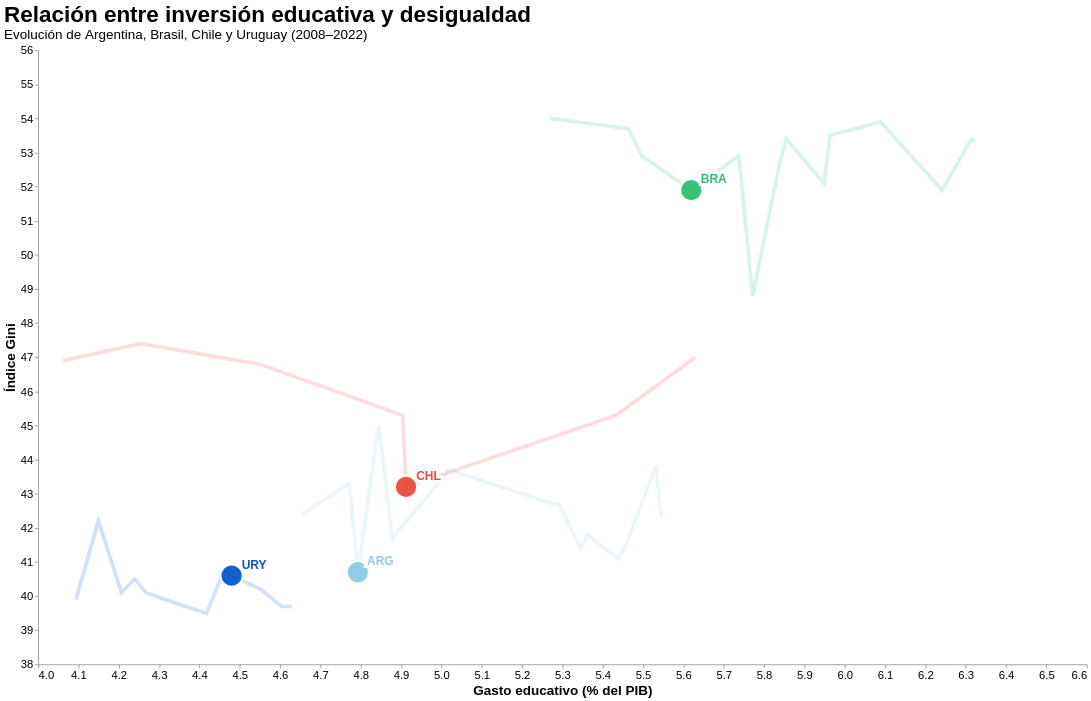

Notebook cell for this chart:
### Markdown cell above
## 5. Gráfico 2 — Relación entre inversión educativa y desigualdad

Scatter plot animado con slider de año. La trayectoria tenue muestra la evolución histórica de cada país;
el punto grande resalta la posición en el año seleccionado.

### Code cell
resultado_1 = df_resultado_1.copy()

# --- Limpieza de tipos ---
for col in ["AÑO", "GINI", "GASTO_EDUCACION"]:
    resultado_1[col] = pd.to_numeric(resultado_1[col], errors="coerce")

resultado_1 = resultado_1.dropna(subset=["AÑO", "GINI", "GASTO_EDUCACION"])

# Filtro de rango temporal para un visual más limpio
resultado_1 = resultado_1[
    (resultado_1["AÑO"] >= 2008) &
    (resultado_1["AÑO"] <= 2022)
]

colores = {
    "ARG": "#8ecae6",
    "URY": "#0A58CA",
    "BRA": "#2FBF71",
    "CHL": "#E74C3C"
}

# --- Slider interactivo de año ---
anio_slider = alt.param(
    value=2022,
    bind=alt.binding_range(min=2008, max=2022, step=1, name="Año: ")
)

base = alt.Chart(resultado_1)

# Trayectorias históricas (muy transparentes, sirven de contexto)
trayectoria = base.mark_line(
    strokeWidth=5,
    opacity=0.18
).encode(
    x=alt.X(
        "GASTO_EDUCACION:Q",
        title="Gasto educativo (% del PIB)",
        scale=alt.Scale(domain=[4, 6.5]),
        axis=alt.Axis(labelFontSize=15, titleFontSize=18, grid=False)
    ),
    y=alt.Y(
        "GINI:Q",
        title="Índice Gini",
        scale=alt.Scale(domain=[38, 56]),
        axis=alt.Axis(labelFontSize=15, titleFontSize=18, grid=False)
    ),
    color=alt.Color(
        "PAIS:N",
        scale=alt.Scale(domain=list(colores.keys()), range=list(colores.values())),
        legend=None
    ),
    detail="PAIS:N"  # línea separada por país sin necesitar color en la leyenda
)

# Punto que se mueve con el slider
puntos = base.transform_filter(
    alt.datum.AÑO == anio_slider
).mark_circle(
    size=900,
    opacity=0.95,
    stroke="white",
    strokeWidth=3
).encode(
    x="GASTO_EDUCACION:Q",
    y="GINI:Q",
    color=alt.Color(
        "PAIS:N",
        scale=alt.Scale(domain=list(colores.keys()), range=list(colores.values())),
        legend=None
    ),
    tooltip=["PAIS", "AÑO", "GINI", "GASTO_EDUCACION"]
)

# Halo blanco detrás de la etiqueta para mejorar legibilidad
texto_fondo = base.transform_filter(
    alt.datum.AÑO == anio_slider
).mark_text(
    dx=30, dy=-14,
    fontSize=16, fontWeight="bold",
    color="white", stroke="white", strokeWidth=8
).encode(x="GASTO_EDUCACION:Q", y="GINI:Q", text="PAIS:N")

# Etiqueta visible con el nombre del país
texto = base.transform_filter(
    alt.datum.AÑO == anio_slider
).mark_text(
    dx=30, dy=-14,
    fontSize=16, fontWeight="bold"
).encode(
    x="GASTO_EDUCACION:Q",
    y="GINI:Q",
    text="PAIS:N",
    color=alt.Color(
        "PAIS:N",
        scale=alt.Scale(domain=list(colores.keys()), range=list(colores.values())),
        legend=None
    )
)

# Composición final
grafico_2 = (
    trayectoria + puntos + texto_fondo + texto
).add_params(
    anio_slider
).properties(
    width=1400,
    height=820,
    title=alt.TitleParams(
        text="Relación entre inversión educativa y desigualdad",
        subtitle=["Evolución de Argentina, Brasil, Chile y Uruguay (2008–2022)"],
        anchor="start"
    )
).configure_title(
    fontSize=30,
    subtitleFontSize=18
).configure_view(
    strokeWidth=0
).interactive()

grafico_2

### Figure 1 — Vega-Lite specification as saved in the notebook (floating-point values rounded to 4 significant figures)
{"config": {"view": {"continuousWidth": 300, "continuousHeight": 300, "strokeWidth": 0}, "title": {"fontSize": 30, "subtitleFontSize": 18}}, "layer": [{"mark": {"type": "line", "opacity": 0.18, "strokeWidth": 5}, "encoding": {"color": {"field": "PAIS", "legend": null, "scale": {"domain": ["ARG", "URY", "BRA", "CHL"], "range": ["#8ecae6", "#0A58CA", "#2FBF71", "#E74C3C"]}, "type": "nominal"}, "detail": {"field": "PAIS", "type": "nominal"}, "x": {"axis": {"grid": false, "labelFontSize": 15, "titleFontSize": 18}, "field": "GASTO_EDUCACION", "scale": {"domain": [4, 6.5]}, "title": "Gasto educativo (% del PIB)", "type": "quantitative"}, "y": {"axis": {"grid": false, "labelFontSize": 15, "titleFontSize": 18}, "field": "GINI", "scale": {"domain": [38, 56]}, "title": "Índice Gini", "type": "quantitative"}}, "name": "view_279680c315d0f4e1_0"}, {"mark": {"type": "circle", "opacity": 0.95, "size": 900, "stroke": "white", "strokeWidth": 3}, "encoding": {"color": {"field": "PAIS", "legend": null, "scale": {"domain": ["ARG", "URY", "BRA", "CHL"], "range": ["#8ecae6", "#0A58CA", "#2FBF71", "#E74C3C"]}, "type": "nominal"}, "tooltip": [{"field": "PAIS", "type": "nominal"}, {"field": "AÑO", "type": "quantitative"}, {"field": "GINI", "type": "quantitative"}, {"field": "GASTO_EDUCACION", "type": "quantitative"}], "x": {"field": "GASTO_EDUCACION", "type": "quantitative"}, "y": {"field": "GINI", "type": "quantitative"}}, "transform": [{"filter": "(datum.AÑO === param_ca30c52735e8b929)"}]}, {"mark": {"type": "text", "color": "white", "dx": 30, "dy": -14, "fontSize": 16, "fontWeight": "bold", "stroke": "white", "strokeWidth": 8}, "encoding": {"text": {"field": "PAIS", "type": "nominal"}, "x": {"field": "GASTO_EDUCACION", "type": "quantitative"}, "y": {"field": "GINI", "type": "quantitative"}}, "transform": [{"filter": "(datum.AÑO === param_ca30c52735e8b929)"}]}, {"mark": {"type": "text", "dx": 30, "dy": -14, "fontSize": 16, "fontWeight": "bold"}, "encoding": {"color": {"field": "PAIS", "legend": null, "scale": {"domain": ["ARG", "URY", "BRA", "CHL"], "range": ["#8ecae6", "#0A58CA", "#2FBF71", "#E74C3C"]}, "type": "nominal"}, "text": {"field": "PAIS", "type": "nominal"}, "x": {"field": "GASTO_EDUCACION", "type": "quantitative"}, "y": {"field": "GINI", "type": "quantitative"}}, "transform": [{"filter": "(datum.AÑO === param_ca30c52735e8b929)"}]}], "data": {"name": "data-836aba8f116e16634c7878a491a7bc26"}, "height": 820, "params": [{"name": "param_ca30c52735e8b929", "bind": {"input": "range", "max": 2022, "min": 2008, "name": "Año: ", "step": 1}, "value": 2022}, {"name": "param_1e9efca18e7a2868", "select": {"type": "interval", "encodings": ["x", "y"]}, "bind": "scales", "views": ["view_279680c315d0f4e1_0"]}], "title": {"text": "Relación entre inversión educativa y desigualdad", "anchor": "start", "subtitle": ["Evolución de Argentina, Brasil, Chile y Uruguay (2008–2022)"]}, "width": 1400, "$schema": "https://vega.github.io/schema/vega-lite/v6.4.1.json", "datasets": {"data-836aba8f116e16634c7878a491a7bc26": [{"PAIS": "ARG", "AÑO": 2022, "GINI": 40.7, "GASTO_EDUCACION": 4.793}, {"PAIS": "ARG", "AÑO": 2021, "GINI": 42.4, "GASTO_EDUCACION": 4.654}, {"PAIS": "ARG", "AÑO": 2020, "GINI": 42.7, "GASTO_EDUCACION": 5.277}, {"PAIS": "ARG", "AÑO": 2019, "GINI": 43.3, "GASTO_EDUCACION": 4.772}, {"PAIS": "ARG", "AÑO": 2018, "GINI": 41.7, "GASTO_EDUCACION": 4.878}, {"PAIS": "ARG", "AÑO": 2017, "GINI": 41.4, "GASTO_EDUCACION": 5.454}, {"PAIS": "ARG", "AÑO": 2016, "GINI": 42.3, "GASTO_EDUCACION": 5.545}, {"PAIS": "ARG", "AÑO": 2014, "GINI": 41.8, "GASTO_EDUCACION": 5.361}, {"PAIS": "ARG", "AÑO": 2013, "GINI": 41.1, "GASTO_EDUCACION": 5.437}, {"PAIS": "ARG", "AÑO": 2012, "GINI": 41.4, "GASTO_EDUCACION": 5.346}, {"PAIS": "ARG", "AÑO": 2011, "GINI": 42.7, "GASTO_EDUCACION": 5.291}, {"PAIS": "ARG", "AÑO": 2010, "GINI": 43.7, "GASTO_EDUCACION": 5.02}, {"PAIS": "ARG", "AÑO": 2009, "GINI": 43.8, "GASTO_EDUCACION": 5.531}, {"PAIS": "ARG", "AÑO": 2008, "GINI": 45.0, "GASTO_EDUCACION": 4.844}, {"PAIS": "BRA", "AÑO": 2022, "GINI": 51.9, "GASTO_EDUCACION": 5.619}, {"PAIS": "BRA", "AÑO": 2021, "GINI": 52.9, "GASTO_EDUCACION": 5.497}, {"PAIS": "BRA", "AÑO": 2020, "GINI": 48.8, "GASTO_EDUCACION": 5.771}, {"PAIS": "BRA", "AÑO": 2019, "GINI": 53.5, "GASTO_EDUCACION": 5.963}, {"PAIS": "BRA", "AÑO": 2018, "GINI": 53.9, "GASTO_EDUCACION": 6.089}, {"PAIS": "BRA", "AÑO": 2017, "GINI": 53.3, "GASTO_EDUCACION": 6.32}, {"PAIS": "BRA", "AÑO": 2016, "GINI": 53.4, "GASTO_EDUCACION": 6.314}, {"PAIS": "BRA", "AÑO": 2015, "GINI": 51.9, "GASTO_EDUCACION": 6.241}, {"PAIS": "BRA", "AÑO": 2014, "GINI": 52.1, "GASTO_EDUCACION": 5.948}, {"PAIS": "BRA", "AÑO": 2013, "GINI": 52.7, "GASTO_EDUCACION": 5.839}, {"PAIS": "BRA", "AÑO": 2012, "GINI": 53.4, "GASTO_EDUCACION": 5.855}, {"PAIS": "BRA", "AÑO": 2011, "GINI": 52.9, "GASTO_EDUCACION": 5.737}, {"PAIS": "BRA", "AÑO": 2009, "GINI": 53.7, "GASTO_EDUCACION": 5.464}, {"PAIS": "BRA", "AÑO": 2008, "GINI": 54.0, "GASTO_EDUCACION": 5.269}, {"PAIS": "CHL", "AÑO": 2022, "GINI": 43.2, "GASTO_EDUCACION": 4.912}, {"PAIS": "CHL", "AÑO": 2020, "GINI": 47.0, "GASTO_EDUCACION": 5.63}, {"PAIS": "CHL", "AÑO": 2017, "GINI": 45.3, "GASTO_EDUCACION": 5.433}, {"PAIS": "CHL", "AÑO": 2015, "GINI": 45.3, "GASTO_EDUCACION": 4.904}, {"PAIS": "CHL", "AÑO": 2013, "GINI": 46.8, "GASTO_EDUCACION": 4.548}, {"PAIS": "CHL", "AÑO": 2011, "GINI": 46.9, "GASTO_EDUCACION": 4.062}, {"PAIS": "CHL", "AÑO": 2009, "GINI": 47.4, "GASTO_EDUCACION": 4.255}, {"PAIS": "URY", "AÑO": 2022, "GINI": 40.6, "GASTO_EDUCACION": 4.48}, {"PAIS": "URY", "AÑO": 2021, "GINI": 40.8, "GASTO_EDUCACION": 4.462}, {"PAIS": "URY", "AÑO": 2020, "GINI": 40.2, "GASTO_EDUCACION": 4.552}, {"PAIS": "URY", "AÑO": 2019, "GINI": 39.7, "GASTO_EDUCACION": 4.628}, {"PAIS": "URY", "AÑO": 2018, "GINI": 39.7, "GASTO_EDUCACION": 4.604}, {"PAIS": "URY", "AÑO": 2017, "GINI": 39.5, "GASTO_EDUCACION": 4.418}, {"PAIS": "URY", "AÑO": 2016, "GINI": 39.7, "GASTO_EDUCACION": 4.364}, {"PAIS": "URY", "AÑO": 2015, "GINI": 40.1, "GASTO_EDUCACION": 4.206}, {"PAIS": "URY", "AÑO": 2014, "GINI": 40.1, "GASTO_EDUCACION": 4.267}, {"PAIS": "URY", "AÑO": 2013, "GINI": 40.5, "GASTO_EDUCACION": 4.239}, {"PAIS": "URY", "AÑO": 2012, "GINI": 39.9, "GASTO_EDUCACION": 4.094}, {"PAIS": "URY", "AÑO": 2011, "GINI": 42.2, "GASTO_EDUCACION": 4.149}]}}
